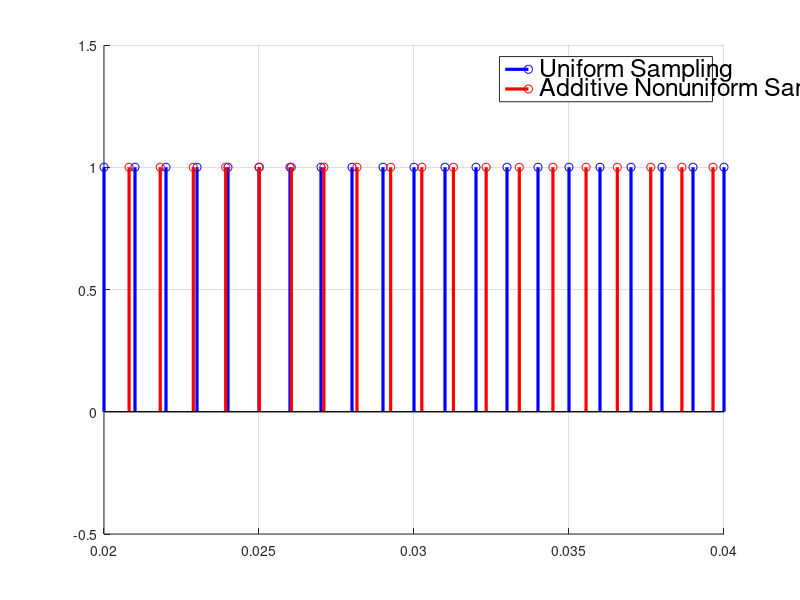

Write MATLAB code to recreate this figure. (Note: this script raises an error after producing the figure.)
clear all;
close all;
clc;

%----------------------------Few Initializations-----------------------%
T = 0.001;
a = 0;
b = 1;
t= [a:T:b];
linewidth = 2.5;
%----------------------------------------------------------------------%


%------------------------------Creating Jittered Sampling---------------%
Non_Uni_Samples = 940;
modifiedt = zeros (1, Non_Uni_Samples);
for i = 2:Non_Uni_Samples                               % Jittered model with additive non-uniform sampling
   modifiedt(i) = modifiedt(i-1) + T+ rand()*10^-4;
end
figure, 
hold on
stem(t,ones(size(t)), 'b','LineWidth',2.3)
stem(modifiedt,ones(size(modifiedt)),'r','LineWidth',2.3)
axis([0.02 0.04  -.5 1.5])
Ax = legend( 'Uniform Sampling', 'Additive Nonuniform Sampling')
leg = findobj(Ax,'type','text')
set(leg,'fontsize', 18)
grid on
hold off
%------------------------------------------------------------------------%


%---------------------Prep 2 sinusoids------------------------------%

Y = zeros(size(modifiedt));
FirstFrequencySignal = zeros(size(modifiedt));
SecondFrequencySignal = zeros(size(modifiedt));
changingfreqs = zeros(2,size(modifiedt));
A1 = 1;(4/pi);
phi1 = pi/3;
A2 = 1;(4/pi);
phi2 = pi/7;

cont_changingfreqs = zeros(2,size(modifiedt));

for i =1:length(t)
    if (t(i) <= .33)
        cont_changingfreqs(1,i)  = 72;
        cont_changingfreqs(2,i)  = 130;
    end
    if (t(i) > .33 && t(i) <= .66)
        cont_changingfreqs(1,i)  = 57;
        cont_changingfreqs(2,i)  = 150;
    end
    if (t(i) > .66)
        cont_changingfreqs(1,i)  = 80;
        cont_changingfreqs(2,i)  = 140;
    end
end

for i =1:length(modifiedt)
    if (modifiedt(i) <= .33)
        changingfreqs(1,i)  = 72;
        changingfreqs(2,i)  = 130;
    end
    if (modifiedt(i) > .33 && modifiedt(i) <= .66)
        changingfreqs(1,i)  = 57;
        changingfreqs(2,i)  = 150;
    end
    if (modifiedt(i) > .66)
        changingfreqs(1,i)  = 80;
        changingfreqs(2,i)  = 140;
    end
    FirstFrequencySignal(i) =  A1 * sin (2*pi*changingfreqs(1,i)*modifiedt(i)+ phi1);
    SecondFrequencySignal(i) =  A2 * sin (2*pi*changingfreqs(2,i)*modifiedt(i)+ phi2);
    Y(i) = FirstFrequencySignal(i) + SecondFrequencySignal(i); % Composite Excitation Signal
end

SNRdB = 20;
noise = - A1 + awgn(zeros(size(modifiedt))+A1,SNRdB,'measured');
Y =Y + noise;   % infecting the signal with additive noise
figure,plot(modifiedt, Y, modifiedt,FirstFrequencySignal, modifiedt,SecondFrequencySignal,modifiedt, noise, '-.', 'LineWidth', linewidth)
axis([0.5-.03 0.5+.03 -3  3])
ylabel ('Amplitude (units)')
xlabel('Time(seconds)')
noise = strcat('Noise,SNR=', num2str(SNRdB), ' dB')
legend('Composite','1^{st} Sinusoid','2^{nd} Sinusoid',noise)
grid on

%-----------------------------------------------------------------------%

%---------------------Preparing the signal with 2 sinusoids---------------%

% A1 = 1;(4/pi);
% phi1 = pi/3;
% A2 = 1;(4/pi);
% phi2 = pi/7;
% freq1 = 72;
% freq2 = 120;
% 
% FirstFrequencySignal = A1* sin( 2*pi*freq1* modifiedt + phi1);
% SecondFrequencySignal = A2* sin( 2*pi*freq2* modifiedt + phi2);
% Y = FirstFrequencySignal + SecondFrequencySignal ;
% 
% 
% SNRdB = 0;
% noise = - A1 + awgn(zeros(size(modifiedt))+A1,SNRdB,'measured');
% Y =Y + noise;   % infecting the signal with additive noise
% figure,plot(modifiedt, Y,modifiedt,FirstFrequencySignal, modifiedt,SecondFrequencySignal,modifiedt, noise, '-.', 'LineWidth', linewidth)
% axis([0.5-.03 0.5+.03 -3  3])
% ylabel ('Amplitude (units)')
% xlabel('Time(seconds)')
% noise = strcat('Noise,SNR=', num2str(SNRdB), ' dB')
% legend('Composite','1^{st} Sinusoid','2^{nd} Sinusoid',noise)
% grid on
%------------------------------------------------------------------------%

%---------------------------- ANF parameters -----------------------------%
gamma = 0.001;
xi  = .15;

gamma = 0.01;
xi  = .2;
%------------------------------------------------------------------------%

initialFreq1 =  2*pi*60;
initialFreq2 =  2*pi*132;

%----------------------------------Cascade Configuration------------------%
NewY = Y;
[X1, X2,X3]= NonUniform4thOrderANFFixedBlock(NewY, modifiedt, initialFreq1, gamma, xi);
NewY = Y - 2*xi*X2./X3;                                   % Cascaded
[X21, X22,X23]= NonUniform4thOrderANFFixedBlock(NewY, modifiedt, initialFreq2, gamma, xi);

figure,
stem(modifiedt,X23/(2*pi),'r', 'LineWidth', linewidth-.5)
hold on
stem(t,cont_changingfreqs(2,:), 'g', 'LineWidth', linewidth-.5)
hold off
axis([.5 .52 149.5 151.5])
% title ('Cascade Configuration')
legend('Estimate 2', 'True 2^{nd} Freq' )
ylabel('Frequency (Hz)')
xlabel('Time (seconds)')
grid on

 
figure, 
plot(modifiedt, changingfreqs(1,:),modifiedt, changingfreqs(2,:),  modifiedt,X3/(2*pi), '-.k', modifiedt,X23/(2*pi), '-.r', 'LineWidth', linewidth)

% scatter(modifiedt,changingfreqs(1,:))
% scatter(modifiedt,X3/(2*pi))
% hold off

% axis([a b changingfreqs(1,1)-15 changingfreqs(2,1)+15])
axis([a b 50 200])
% title ('Cascade Configuration')
legend('True 1^{st} Freq','True 2^{nd} Freq','Estimate 1','Estimate 2' )
ylabel('Frequency (Hz)')
xlabel('Time (seconds)')
grid on
%-------------------------------------------------------------------------%